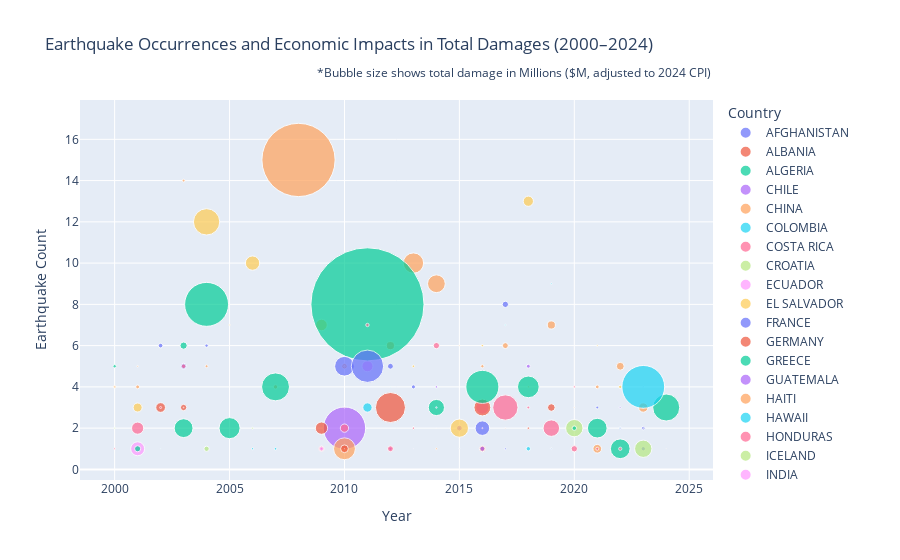

The cell this chart's notebook holds for it:
### Code cell
# # Create the bubble chart with size scaling
fig = px.scatter(
    adjusted_bubble_data,
    x="Year",
    y="Earthquake_Count",
    size="Inflation_Adjusted_Damage_Mil",
    color="Country Name",
    
    title="Earthquake Occurrences and Economic Impacts in Total Damages (2000–2024)",
    labels={
        "Earthquake_Count": "Earthquake Counts",
        "Inflation_Adjusted_Damage_Mil": "Total Damage ($Mil)",
        "Average_Magnitude": "Average Magnitude"
    },
    hover_data={"Inflation_Adjusted_Damage_Mil": True, "Country Name": True,"Average_Magnitude": True},
    size_max=80
)

# Improve layout
fig.update_layout(
    xaxis_title="Year",
    yaxis_title="Earthquake Count",
    legend_title="Country",
    showlegend=True  # Ensure legend for countries is displayed
)


# Optionally, add a note about bubble size
fig.add_annotation(
    xref="paper", yref="paper",
    x=1.0, y=1.1,
    text="*Bubble size shows total damage in Millions ($M, adjusted to 2024 CPI)",
    showarrow=False,
    font=dict(size=12),
    align="left"
)

fig.show()

### Figure 1 — Plotly figure (JSON) as saved in the notebook; plotly's stock layout.template omitted (floating-point values rounded to 4 significant figures)
{"data": [{"customdata": [[145.5, "AFGHANISTAN", 6.9], [128.1, "AFGHANISTAN", 5.43], [51.45, "AFGHANISTAN", 6.35]], "hovertemplate": "Country Name=%{customdata[1]}<br>Year=%{x}<br>Earthquake Counts=%{y}<br>Total Damage ($Mil)=%{customdata[0]}<br>Average Magnitude=%{customdata[2]}<extra></extra>", "legendgroup": "AFGHANISTAN", "marker": {"color": "#636efa", "size": [145.5, 128.1, 51.45], "sizemode": "area", "sizeref": 48.11, "symbol": "circle"}, "mode": "markers", "name": "AFGHANISTAN", "orientation": "v", "showlegend": true, "type": "scatter", "x": [2015, 2022, 2023], "xaxis": "x", "y": [2, 3, 4], "yaxis": "y"}, {"customdata": [[1383.0, "ALBANIA", 5.73]], "hovertemplate": "Country Name=%{customdata[1]}<br>Year=%{x}<br>Earthquake Counts=%{y}<br>Total Damage ($Mil)=%{customdata[0]}<br>Average Magnitude=%{customdata[2]}<extra></extra>", "legendgroup": "ALBANIA", "marker": {"color": "#EF553B", "size": [1383.0], "sizemode": "area", "sizeref": 48.11, "symbol": "circle"}, "mode": "markers", "name": "ALBANIA", "orientation": "v", "showlegend": true, "type": "scatter", "x": [2019], "xaxis": "x", "y": [3], "yaxis": "y"}, {"customdata": [[8564.0, "ALGERIA", 6.25]], "hovertemplate": "Country Name=%{customdata[1]}<br>Year=%{x}<br>Earthquake Counts=%{y}<br>Total Damage ($Mil)=%{customdata[0]}<br>Average Magnitude=%{customdata[2]}<extra></extra>", "legendgroup": "ALGERIA", "marker": {"color": "#00cc96", "size": [8564.0], "sizemode": "area", "sizeref": 48.11, "symbol": "circle"}, "mode": "markers", "name": "ALGERIA", "orientation": "v", "showlegend": true, "type": "scatter", "x": [2003], "xaxis": "x", "y": [2], "yaxis": "y"}, {"customdata": [[43210.0, "CHILE", 7.85], [134.4, "CHILE", 7.4], [800.8, "CHILE", 7.6]], "hovertemplate": "Country Name=%{customdata[1]}<br>Year=%{x}<br>Earthquake Counts=%{y}<br>Total Damage ($Mil)=%{customdata[0]}<br>Average Magnitude=%{customdata[2]}<extra></extra>", "legendgroup": "CHILE", "marker": {"color": "#ab63fa", "size": [43210.0, 134.4, 800.8], "sizemode": "area", "sizeref": 48.11, "symbol": "circle"}, "mode": "markers", "name": "CHILE", "orientation": "v", "showlegend": true, "type": "scatter", "x": [2010, 2014, 2015], "xaxis": "x", "y": [2, 4, 2], "yaxis": "y"}, {"customdata": [[211.3, "CHINA", 5.38], [64.31, "CHINA", 5.76], [197.0, "CHINA", 5.63], [205.7, "CHINA", 5.16], [465.9, "CHINA", 5.22], [129100.0, "CHINA", 5.97], [720.1, "CHINA", 5.14], [14.69, "CHINA", 5.29], [1584.0, "CHINA", 5.55], [10060.0, "CHINA", 5.49], [7582, "CHINA", 5.87], [39.57, "CHINA", 5.18], [262.1, "CHINA", 5.5], [839.3, "CHINA", 5.78], [102.1, "CHINA", 5.32], [1599.0, "CHINA", 5.09], [34.27, "CHINA", 5.5], [338.5, "CHINA", 6.05], [1485.0, "CHINA", 6.08], [2125.0, "CHINA", 5.53]], "hovertemplate": "Country Name=%{customdata[1]}<br>Year=%{x}<br>Earthquake Counts=%{y}<br>Total Damage ($Mil)=%{customdata[0]}<br>Average Magnitude=%{customdata[2]}<extra></extra>", "legendgroup": "CHINA", "marker": {"color": "#FFA15A", "size": [211.3, 64.31, 197.0, 205.7, 465.9, 129100.0, 720.1, 14.69, 1584.0, 10060.0, 7582, 39.57, 262.1, 839.3, 102.1, 1599.0, 34.27, 338.5, 1485.0, 2125.0], "sizemode": "area", "sizeref": 48.11, "symbol": "circle"}, "mode": "markers", "name": "CHINA", "orientation": "v", "showlegend": true, "type": "scatter", "x": [2000, 2001, 2003, 2004, 2007, 2008, 2010, 2011, 2012, 2013, 2014, 2015, 2016, 2017, 2018, 2019, 2020, 2021, 2022, 2023], "xaxis": "x", "y": [4, 5, 14, 5, 4, 15, 5, 10, 6, 10, 9, 6, 5, 6, 4, 7, 3, 4, 5, 3], "yaxis": "y"}, {"customdata": [[30.87, "COLOMBIA", 6.3]], "hovertemplate": "Country Name=%{customdata[1]}<br>Year=%{x}<br>Earthquake Counts=%{y}<br>Total Damage ($Mil)=%{customdata[0]}<br>Average Magnitude=%{customdata[2]}<extra></extra>", "legendgroup": "COLOMBIA", "marker": {"color": "#19d3f3", "size": [30.87], "sizemode": "area", "sizeref": 48.11, "symbol": "circle"}, "mode": "markers", "name": "COLOMBIA", "orientation": "v", "showlegend": true, "type": "scatter", "x": [2023], "xaxis": "x", "y": [1], "yaxis": "y"}, {"customdata": [[733.8, "COSTA RICA", 6.1], [61.87, "COSTA RICA", 7.6]], "hovertemplate": "Country Name=%{customdata[1]}<br>Year=%{x}<br>Earthquake Counts=%{y}<br>Total Damage ($Mil)=%{customdata[0]}<br>Average Magnitude=%{customdata[2]}<extra></extra>", "legendgroup": "COSTA RICA", "marker": {"color": "#FF6692", "size": [733.8, 61.87], "sizemode": "area", "sizeref": 48.11, "symbol": "circle"}, "mode": "markers", "name": "COSTA RICA", "orientation": "v", "showlegend": true, "type": "scatter", "x": [2009, 2012], "xaxis": "x", "y": [1, 1], "yaxis": "y"}, {"customdata": [[7256.0, "CROATIA", 5.9]], "hovertemplate": "Country Name=%{customdata[1]}<br>Year=%{x}<br>Earthquake Counts=%{y}<br>Total Damage ($Mil)=%{customdata[0]}<br>Average Magnitude=%{customdata[2]}<extra></extra>", "legendgroup": "CROATIA", "marker": {"color": "#B6E880", "size": [7256.0], "sizemode": "area", "sizeref": 48.11, "symbol": "circle"}, "mode": "markers", "name": "CROATIA", "orientation": "v", "showlegend": true, "type": "scatter", "x": [2020], "xaxis": "x", "y": [2], "yaxis": "y"}, {"customdata": [[4315.0, "ECUADOR", 6.7]], "hovertemplate": "Country Name=%{customdata[1]}<br>Year=%{x}<br>Earthquake Counts=%{y}<br>Total Damage ($Mil)=%{customdata[0]}<br>Average Magnitude=%{customdata[2]}<extra></extra>", "legendgroup": "ECUADOR", "marker": {"color": "#FF97FF", "size": [4315.0], "sizemode": "area", "sizeref": 48.11, "symbol": "circle"}, "mode": "markers", "name": "ECUADOR", "orientation": "v", "showlegend": true, "type": "scatter", "x": [2016], "xaxis": "x", "y": [3], "yaxis": "y"}, {"customdata": [[1968.0, "EL SALVADOR", 6.67]], "hovertemplate": "Country Name=%{customdata[1]}<br>Year=%{x}<br>Earthquake Counts=%{y}<br>Total Damage ($Mil)=%{customdata[0]}<br>Average Magnitude=%{customdata[2]}<extra></extra>", "legendgroup": "EL SALVADOR", "marker": {"color": "#FECB52", "size": [1968.0], "sizemode": "area", "sizeref": 48.11, "symbol": "circle"}, "mode": "markers", "name": "EL SALVADOR", "orientation": "v", "showlegend": true, "type": "scatter", "x": [2001], "xaxis": "x", "y": [3], "yaxis": "y"}, {"customdata": [[72.97, "FRANCE", 4.8], [452.8, "FRANCE", 4.8]], "hovertemplate": "Country Name=%{customdata[1]}<br>Year=%{x}<br>Earthquake Counts=%{y}<br>Total Damage ($Mil)=%{customdata[0]}<br>Average Magnitude=%{customdata[2]}<extra></extra>", "legendgroup": "FRANCE", "marker": {"color": "#636efa", "size": [72.97, 452.8], "sizemode": "area", "sizeref": 48.11, "symbol": "circle"}, "mode": "markers", "name": "FRANCE", "orientation": "v", "showlegend": true, "type": "scatter", "x": [2019, 2023], "xaxis": "x", "y": [1, 1], "yaxis": "y"}, {"customdata": [[1.83, "GERMANY", 3.6]], "hovertemplate": "Country Name=%{customdata[1]}<br>Year=%{x}<br>Earthquake Counts=%{y}<br>Total Damage ($Mil)=%{customdata[0]}<br>Average Magnitude=%{customdata[2]}<extra></extra>", "legendgroup": "GERMANY", "marker": {"color": "#EF553B", "size": [1.83], "sizemode": "area", "sizeref": 48.11, "symbol": "circle"}, "mode": "markers", "name": "GERMANY", "orientation": "v", "showlegend": true, "type": "scatter", "x": [2014], "xaxis": "x", "y": [1], "yaxis": "y"}, {"customdata": [[6289.0, "GREECE", 6.33], [484.8, "GREECE", 6.8], [11.32, "GREECE", 6.23]], "hovertemplate": "Country Name=%{customdata[1]}<br>Year=%{x}<br>Earthquake Counts=%{y}<br>Total Damage ($Mil)=%{customdata[0]}<br>Average Magnitude=%{customdata[2]}<extra></extra>", "legendgroup": "GREECE", "marker": {"color": "#00cc96", "size": [6289.0, 484.8, 11.32], "sizemode": "area", "sizeref": 48.11, "symbol": "circle"}, "mode": "markers", "name": "GREECE", "orientation": "v", "showlegend": true, "type": "scatter", "x": [2014, 2020, 2021], "xaxis": "x", "y": [3, 2, 3], "yaxis": "y"}, {"customdata": [[288.7, "GUATEMALA", 7.3], [2.71, "GUATEMALA", 6.4]], "hovertemplate": "Country Name=%{customdata[1]}<br>Year=%{x}<br>Earthquake Counts=%{y}<br>Total Damage ($Mil)=%{customdata[0]}<br>Average Magnitude=%{customdata[2]}<extra></extra>", "legendgroup": "GUATEMALA", "marker": {"color": "#ab63fa", "size": [288.7, 2.71], "sizemode": "area", "sizeref": 48.11, "symbol": "circle"}, "mode": "markers", "name": "GUATEMALA", "orientation": "v", "showlegend": true, "type": "scatter", "x": [2012, 2013], "xaxis": "x", "y": [1, 1], "yaxis": "y"}, {"customdata": [[11520.0, "HAITI", 7], [1812.0, "HAITI", 7.2]], "hovertemplate": "Country Name=%{customdata[1]}<br>Year=%{x}<br>Earthquake Counts=%{y}<br>Total Damage ($Mil)=%{customdata[0]}<br>Average Magnitude=%{customdata[2]}<extra></extra>", "legendgroup": "HAITI", "marker": {"color": "#FFA15A", "size": [11520.0, 1812.0], "sizemode": "area", "sizeref": 48.11, "symbol": "circle"}, "mode": "markers", "name": "HAITI", "orientation": "v", "showlegend": true, "type": "scatter", "x": [2010, 2021], "xaxis": "x", "y": [1, 1], "yaxis": "y"}, {"customdata": [[114.2, "HAWAII", 6.7], [464.9, "HAWAII", 6.9]], "hovertemplate": "Country Name=%{customdata[1]}<br>Year=%{x}<br>Earthquake Counts=%{y}<br>Total Damage ($Mil)=%{customdata[0]}<br>Average Magnitude=%{customdata[2]}<extra></extra>", "legendgroup": "HAWAII", "marker": {"color": "#19d3f3", "size": [114.2, 464.9], "sizemode": "area", "sizeref": 48.11, "symbol": "circle"}, "mode": "markers", "name": "HAWAII", "orientation": "v", "showlegend": true, "type": "scatter", "x": [2006, 2018], "xaxis": "x", "y": [1, 1], "yaxis": "y"}, {"customdata": [[146.2, "HONDURAS", 7.3]], "hovertemplate": "Country Name=%{customdata[1]}<br>Year=%{x}<br>Earthquake Counts=%{y}<br>Total Damage ($Mil)=%{customdata[0]}<br>Average Magnitude=%{customdata[2]}<extra></extra>", "legendgroup": "HONDURAS", "marker": {"color": "#FF6692", "size": [146.2], "sizemode": "area", "sizeref": 48.11, "symbol": "circle"}, "mode": "markers", "name": "HONDURAS", "orientation": "v", "showlegend": true, "type": "scatter", "x": [2009], "xaxis": "x", "y": [1], "yaxis": "y"}, {"customdata": [[58.05, "ICELAND", 6.5]], "hovertemplate": "Country Name=%{customdata[1]}<br>Year=%{x}<br>Earthquake Counts=%{y}<br>Total Damage ($Mil)=%{customdata[0]}<br>Average Magnitude=%{customdata[2]}<extra></extra>", "legendgroup": "ICELAND", "marker": {"color": "#B6E880", "size": [58.05], "sizemode": "area", "sizeref": 48.11, "symbol": "circle"}, "mode": "markers", "name": "ICELAND", "orientation": "v", "showlegend": true, "type": "scatter", "x": [2000], "xaxis": "x", "y": [2], "yaxis": "y"}, {"customdata": [[4686.0, "INDIA", 7.6], [2937.0, "INDIA", 5.1], [26.41, "INDIA", 5.45], [98.06, "INDIA", 6.8]], "hovertemplate": "Country Name=%{customdata[1]}<br>Year=%{x}<br>Earthquake Counts=%{y}<br>Total Damage ($Mil)=%{customdata[0]}<br>Average Magnitude=%{customdata[2]}<extra></extra>", "legendgroup": "INDIA", "marker": {"color": "#FF97FF", "size": [4686.0, 2937.0, 26.41, 98.06], "sizemode": "area", "sizeref": 48.11, "symbol": "circle"}, "mode": "markers", "name": "INDIA", "orientation": "v", "showlegend": true, "type": "scatter", "x": [2001, 2011, 2013, 2016], "xaxis": "x", "y": [1, 5, 2, 2], "yaxis": "y"}, {"customdata": [[65.31, "INDONESIA", 6.9], [16700.0, "INDONESIA", 6.6], [59.92, "INDONESIA", 6.33], [4935.0, "INDONESIA", 6.23], [3234.0, "INDONESIA", 6.76], [56.17, "INDONESIA", 6.98], [153.1, "INDONESIA", 5.68], [12.01, "INDONESIA", 6.7], [130.8, "INDONESIA", 6.4], [2524.0, "INDONESIA", 5.98], [66.46, "INDONESIA", 5.98], [273.3, "INDONESIA", 6.08]], "hovertemplate": "Country Name=%{customdata[1]}<br>Year=%{x}<br>Earthquake Counts=%{y}<br>Total Damage ($Mil)=%{customdata[0]}<br>Average Magnitude=%{customdata[2]}<extra></extra>", "legendgroup": "INDONESIA", "marker": {"color": "#FECB52", "size": [65.31, 16700.0, 59.92, 4935.0, 3234.0, 56.17, 153.1, 12.01, 130.8, 2524.0, 66.46, 273.3], "sizemode": "area", "sizeref": 48.11, "symbol": "circle"}, "mode": "markers", "name": "INDONESIA", "orientation": "v", "showlegend": true, "type": "scatter", "x": [2000, 2004, 2005, 2006, 2009, 2010, 2013, 2015, 2016, 2018, 2021, 2022], "xaxis": "x", "y": [4, 12, 7, 10, 7, 5, 5, 3, 6, 13, 6, 4], "yaxis": "y"}, {"customdata": [[523.5, "IRAN", 5.55], [893.4, "IRAN", 5.56], [273.7, "IRAN", 5.32], [823.5, "IRAN", 5.62], [402.3, "IRAN", 6.48], [60.49, "IRAN", 5.57], [962.9, "IRAN", 5.51], [198.1, "IRAN", 5.73], [151.0, "IRAN", 5.8], [313.9, "IRAN", 5.8]], "hovertemplate": "Country Name=%{customdata[1]}<br>Year=%{x}<br>Earthquake Counts=%{y}<br>Total Damage ($Mil)=%{customdata[0]}<br>Average Magnitude=%{customdata[2]}<extra></extra>", "legendgroup": "IRAN", "marker": {"color": "#636efa", "size": [523.5, 893.4, 273.7, 823.5, 402.3, 60.49, 962.9, 198.1, 151.0, 313.9], "sizemode": "area", "sizeref": 48.11, "symbol": "circle"}, "mode": "markers", "name": "IRAN", "orientation": "v", "showlegend": true, "type": "scatter", "x": [2002, 2003, 2004, 2012, 2013, 2014, 2017, 2021, 2022, 2023], "xaxis": "x", "y": [6, 5, 6, 5, 4, 3, 8, 3, 2, 2], "yaxis": "y"}, {"customdata": [[2261.0, "ITALY", 5.33], [960.9, "ITALY", 5], [3654.0, "ITALY", 5.9], [21720.0, "ITALY", 5.7], [6799.0, "ITALY", 6.3], [23.05, "ITALY", 4.95], [144.5, "ITALY", 4.85]], "hovertemplate": "Country Name=%{customdata[1]}<br>Year=%{x}<br>Earthquake Counts=%{y}<br>Total Damage ($Mil)=%{customdata[0]}<br>Average Magnitude=%{customdata[2]}<extra></extra>", "legendgroup": "ITALY", "marker": {"color": "#EF553B", "size": [2261.0, 960.9, 3654.0, 21720.0, 6799.0, 23.05, 144.5], "sizemode": "area", "sizeref": 48.11, "symbol": "circle"}, "mode": "markers", "name": "ITALY", "orientation": "v", "showlegend": true, "type": "scatter", "x": [2002, 2003, 2009, 2012, 2016, 2017, 2018], "xaxis": "x", "y": [3, 3, 2, 3, 3, 2, 2], "yaxis": "y"}, {"customdata": [[272.1, "JAPAN", 6.6], [893.2, "JAPAN", 6.8], [1257.0, "JAPAN", 6.45], [46450.0, "JAPAN", 6.52], [18790.0, "JAPAN", 6.35], [307900.0, "JAPAN", 7.39], [2.69, "JAPAN", 6.33], [26280.0, "JAPAN", 6.52], [11310.0, "JAPAN", 5.8], [9341.0, "JAPAN", 7.05], [9359.0, "JAPAN", 7.3], [17600, "JAPAN", 6.73]], "hovertemplate": "Country Name=%{customdata[1]}<br>Year=%{x}<br>Earthquake Counts=%{y}<br>Total Damage ($Mil)=%{customdata[0]}<br>Average Magnitude=%{customdata[2]}<extra></extra>", "legendgroup": "JAPAN", "marker": {"color": "#00cc96", "size": [272.1, 893.2, 1257.0, 46450.0, 18790.0, 307900.0, 2.69, 26280.0, 11310.0, 9341.0, 9359.0, 17600], "sizemode": "area", "sizeref": 48.11, "symbol": "circle"}, "mode": "markers", "name": "JAPAN", "orientation": "v", "showlegend": true, "type": "scatter", "x": [2000, 2001, 2003, 2004, 2007, 2011, 2014, 2016, 2018, 2021, 2022, 2024], "xaxis": "x", "y": [5, 1, 6, 8, 4, 8, 3, 4, 4, 2, 1, 3], "yaxis": "y"}, {"customdata": [[16.02, "KYRGYZSTAN", 5.6]], "hovertemplate": "Country Name=%{customdata[1]}<br>Year=%{x}<br>Earthquake Counts=%{y}<br>Total Damage ($Mil)=%{customdata[0]}<br>Average Magnitude=%{customdata[2]}<extra></extra>", "legendgroup": "KYRGYZSTAN", "marker": {"color": "#ab63fa", "size": [16.02], "sizemode": "area", "sizeref": 48.11, "symbol": "circle"}, "mode": "markers", "name": "KYRGYZSTAN", "orientation": "v", "showlegend": true, "type": "scatter", "x": [2015], "xaxis": "x", "y": [1], "yaxis": "y"}, {"customdata": [[13.07, "MACEDONIA", 5.1]], "hovertemplate": "Country Name=%{customdata[1]}<br>Year=%{x}<br>Earthquake Counts=%{y}<br>Total Damage ($Mil)=%{customdata[0]}<br>Average Magnitude=%{customdata[2]}<extra></extra>", "legendgroup": "MACEDONIA", "marker": {"color": "#FFA15A", "size": [13.07], "sizemode": "area", "sizeref": 48.11, "symbol": "circle"}, "mode": "markers", "name": "MACEDONIA", "orientation": "v", "showlegend": true, "type": "scatter", "x": [2016], "xaxis": "x", "y": [1], "yaxis": "y"}, {"customdata": [[154.8, "MARTINIQUE", 7.4]], "hovertemplate": "Country Name=%{customdata[1]}<br>Year=%{x}<br>Earthquake Counts=%{y}<br>Total Damage ($Mil)=%{customdata[0]}<br>Average Magnitude=%{customdata[2]}<extra></extra>", "legendgroup": "MARTINIQUE", "marker": {"color": "#19d3f3", "size": [154.8], "sizemode": "area", "sizeref": 48.11, "symbol": "circle"}, "mode": "markers", "name": "MARTINIQUE", "orientation": "v", "showlegend": true, "type": "scatter", "x": [2007], "xaxis": "x", "y": [1], "yaxis": "y"}, {"customdata": [[1656.0, "MEXICO", 6.7], [824.9, "MEXICO", 7.4], [15370.0, "MEXICO", 7.13], [226.4, "MEXICO", 7], [26.59, "MEXICO", 6.63]], "hovertemplate": "Country Name=%{customdata[1]}<br>Year=%{x}<br>Earthquake Counts=%{y}<br>Total Damage ($Mil)=%{customdata[0]}<br>Average Magnitude=%{customdata[2]}<extra></extra>", "legendgroup": "MEXICO", "marker": {"color": "#FF6692", "size": [1656.0, 824.9, 15370.0, 226.4, 26.59], "sizemode": "area", "sizeref": 48.11, "symbol": "circle"}, "mode": "markers", "name": "MEXICO", "orientation": "v", "showlegend": true, "type": "scatter", "x": [2010, 2012, 2017, 2021, 2022], "xaxis": "x", "y": [2, 1, 3, 1, 3], "yaxis": "y"}, {"customdata": [[663.5, "MOROCCO", 6.4], [7204.0, "MOROCCO", 6.8]], "hovertemplate": "Country Name=%{customdata[1]}<br>Year=%{x}<br>Earthquake Counts=%{y}<br>Total Damage ($Mil)=%{customdata[0]}<br>Average Magnitude=%{customdata[2]}<extra></extra>", "legendgroup": "MOROCCO", "marker": {"color": "#B6E880", "size": [663.5, 7204.0], "sizemode": "area", "sizeref": 48.11, "symbol": "circle"}, "mode": "markers", "name": "MOROCCO", "orientation": "v", "showlegend": true, "type": "scatter", "x": [2004, 2023], "xaxis": "x", "y": [1, 1], "yaxis": "y"}, {"customdata": [[5.04, "MYANMAR", 6.55], [13.07, "MYANMAR", 6.8]], "hovertemplate": "Country Name=%{customdata[1]}<br>Year=%{x}<br>Earthquake Counts=%{y}<br>Total Damage ($Mil)=%{customdata[0]}<br>Average Magnitude=%{customdata[2]}<extra></extra>", "legendgroup": "MYANMAR", "marker": {"color": "#FF97FF", "size": [5.04, 13.07], "sizemode": "area", "sizeref": 48.11, "symbol": "circle"}, "mode": "markers", "name": "MYANMAR", "orientation": "v", "showlegend": true, "type": "scatter", "x": [2011, 2016], "xaxis": "x", "y": [2, 1], "yaxis": "y"}, {"customdata": [[8008.0, "NEPAL", 7.55], [20.58, "NEPAL", 5.7]], "hovertemplate": "Country Name=%{customdata[1]}<br>Year=%{x}<br>Earthquake Counts=%{y}<br>Total Damage ($Mil)=%{customdata[0]}<br>Average Magnitude=%{customdata[2]}<extra></extra>", "legendgroup": "NEPAL", "marker": {"color": "#FECB52", "size": [8008.0, 20.58], "sizemode": "area", "sizeref": 48.11, "symbol": "circle"}, "mode": "markers", "name": "NEPAL", "orientation": "v", "showlegend": true, "type": "scatter", "x": [2015, 2023], "xaxis": "x", "y": [2, 2], "yaxis": "y"}, {"customdata": [[9361.0, "NEW ZEALAND", 5.32], [25180.0, "NEW ZEALAND", 6.16], [67.72, "NEW ZEALAND", 6.5], [5099.0, "NEW ZEALAND", 7.4]], "hovertemplate": "Country Name=%{customdata[1]}<br>Year=%{x}<br>Earthquake Counts=%{y}<br>Total Damage ($Mil)=%{customdata[0]}<br>Average Magnitude=%{customdata[2]}<extra></extra>", "legendgroup": "NEW ZEALAND", "marker": {"color": "#636efa", "size": [9361.0, 25180.0, 67.72, 5099.0], "sizemode": "area", "sizeref": 48.11, "symbol": "circle"}, "mode": "markers", "name": "NEW ZEALAND", "orientation": "v", "showlegend": true, "type": "scatter", "x": [2010, 2011, 2013, 2016], "xaxis": "x", "y": [5, 5, 2, 2], "yaxis": "y"}, {"customdata": [[4.03, "NICARAGUA", 5.65]], "hovertemplate": "Country Name=%{customdata[1]}<br>Year=%{x}<br>Earthquake Counts=%{y}<br>Total Damage ($Mil)=%{customdata[0]}<br>Average Magnitude=%{customdata[2]}<extra></extra>", "legendgroup": "NICARAGUA", "marker": {"color": "#EF553B", "size": [4.03], "sizemode": "area", "sizeref": 48.11, "symbol": "circle"}, "mode": "markers", "name": "NICARAGUA", "orientation": "v", "showlegend": true, "type": "scatter", "x": [2014], "xaxis": "x", "y": [2], "yaxis": "y"}, {"customdata": [[10710.0, "PAKISTAN", 6.25], [135.4, "PAKISTAN", 7.25], [20.88, "PAKISTAN", 5.6]], "hovertemplate": "Country Name=%{customdata[1]}<br>Year=%{x}<br>Earthquake Counts=%{y}<br>Total Damage ($Mil)=%{customdata[0]}<br>Average Magnitude=%{customdata[2]}<extra></extra>", "legendgroup": "PAKISTAN", "marker": {"color": "#00cc96", "size": [10710.0, 135.4, 20.88], "sizemode": "area", "sizeref": 48.11, "symbol": "circle"}, "mode": "markers", "name": "PAKISTAN", "orientation": "v", "showlegend": true, "type": "scatter", "x": [2005, 2013, 2019], "xaxis": "x", "y": [2, 2, 1], "yaxis": "y"}, {"customdata": [[364.4, "PAPUA NEW GUINEA", 6.52], [15.95, "PAPUA NEW GUINEA", 7.6]], "hovertemplate": "Country Name=%{customdata[1]}<br>Year=%{x}<br>Earthquake Counts=%{y}<br>Total Damage ($Mil)=%{customdata[0]}<br>Average Magnitude=%{customdata[2]}<extra></extra>", "legendgroup": "PAPUA NEW GUINEA", "marker": {"color": "#ab63fa", "size": [364.4, 15.95], "sizemode": "area", "sizeref": 48.11, "symbol": "circle"}, "mode": "markers", "name": "PAPUA NEW GUINEA", "orientation": "v", "showlegend": true, "type": "scatter", "x": [2018, 2022], "xaxis": "x", "y": [5, 1], "yaxis": "y"}, {"customdata": [[357.3, "PERU", 7.1]], "hovertemplate": "Country Name=%{customdata[1]}<br>Year=%{x}<br>Earthquake Counts=%{y}<br>Total Damage ($Mil)=%{customdata[0]}<br>Average Magnitude=%{customdata[2]}<extra></extra>", "legendgroup": "PERU", "marker": {"color": "#FFA15A", "size": [357.3], "sizemode": "area", "sizeref": 48.11, "symbol": "circle"}, "mode": "markers", "name": "PERU", "orientation": "v", "showlegend": true, "type": "scatter", "x": [2001], "xaxis": "x", "y": [4], "yaxis": "y"}, {"customdata": [[2.99, "PHILIPPINES", 7.5], [12.79, "PHILIPPINES", 6.42], [70.16, "PHILIPPINES", 6.4], [60.18, "PHILIPPINES", 6.03], [63.43, "PHILIPPINES", 6.19], [0.69, "PHILIPPINES", 6.6], [53.1, "PHILIPPINES", 6.7], [56.57, "PHILIPPINES", 6.77]], "hovertemplate": "Country Name=%{customdata[1]}<br>Year=%{x}<br>Earthquake Counts=%{y}<br>Total Damage ($Mil)=%{customdata[0]}<br>Average Magnitude=%{customdata[2]}<extra></extra>", "legendgroup": "PHILIPPINES", "marker": {"color": "#19d3f3", "size": [2.99, 12.79, 70.16, 60.18, 63.43, 0.69, 53.1, 56.57], "sizemode": "area", "sizeref": 48.11, "symbol": "circle"}, "mode": "markers", "name": "PHILIPPINES", "orientation": "v", "showlegend": true, "type": "scatter", "x": [2002, 2012, 2013, 2017, 2019, 2020, 2022, 2023], "xaxis": "x", "y": [1, 4, 2, 7, 9, 1, 2, 3], "yaxis": "y"}, {"customdata": [[969.5, "PUERTO RICO", 6.4]], "hovertemplate": "Country Name=%{customdata[1]}<br>Year=%{x}<br>Earthquake Counts=%{y}<br>Total Damage ($Mil)=%{customdata[0]}<br>Average Magnitude=%{customdata[2]}<extra></extra>", "legendgroup": "PUERTO RICO", "marker": {"color": "#FF6692", "size": [969.5], "sizemode": "area", "sizeref": 48.11, "symbol": "circle"}, "mode": "markers", "name": "PUERTO RICO", "orientation": "v", "showlegend": true, "type": "scatter", "x": [2020], "xaxis": "x", "y": [1], "yaxis": "y"}, {"customdata": [[1.67, "RUSSIA", 6.8], [18.16, "RUSSIA", 6.13], [86.03, "RUSSIA", 7.95]], "hovertemplate": "Country Name=%{customdata[1]}<br>Year=%{x}<br>Earthquake Counts=%{y}<br>Total Damage ($Mil)=%{customdata[0]}<br>Average Magnitude=%{customdata[2]}<extra></extra>", "legendgroup": "RUSSIA", "marker": {"color": "#B6E880", "size": [1.67, 18.16, 86.03], "sizemode": "area", "sizeref": 48.11, "symbol": "circle"}, "mode": "markers", "name": "RUSSIA", "orientation": "v", "showlegend": true, "type": "scatter", "x": [2000, 2003, 2006], "xaxis": "x", "y": [1, 3, 2], "yaxis": "y"}, {"customdata": [[416.6, "SAMOA", 8.1]], "hovertemplate": "Country Name=%{customdata[1]}<br>Year=%{x}<br>Earthquake Counts=%{y}<br>Total Damage ($Mil)=%{customdata[0]}<br>Average Magnitude=%{customdata[2]}<extra></extra>", "legendgroup": "SAMOA", "marker": {"color": "#FF97FF", "size": [416.6], "sizemode": "area", "sizeref": 48.11, "symbol": "circle"}, "mode": "markers", "name": "SAMOA", "orientation": "v", "showlegend": true, "type": "scatter", "x": [2009], "xaxis": "x", "y": [1], "yaxis": "y"}, {"customdata": [[48.76, "SOLOMON ISLANDS", 7.45]], "hovertemplate": "Country Name=%{customdata[1]}<br>Year=%{x}<br>Earthquake Counts=%{y}<br>Total Damage ($Mil)=%{customdata[0]}<br>Average Magnitude=%{customdata[2]}<extra></extra>", "legendgroup": "SOLOMON ISLANDS", "marker": {"color": "#FECB52", "size": [48.76], "sizemode": "area", "sizeref": 48.11, "symbol": "circle"}, "mode": "markers", "name": "SOLOMON ISLANDS", "orientation": "v", "showlegend": true, "type": "scatter", "x": [2013], "xaxis": "x", "y": [2], "yaxis": "y"}, {"customdata": [[27.46, "SOUTH KOREA", 5.4], [97.06, "SOUTH KOREA", 5.5]], "hovertemplate": "Country Name=%{customdata[1]}<br>Year=%{x}<br>Earthquake Counts=%{y}<br>Total Damage ($Mil)=%{customdata[0]}<br>Average Magnitude=%{customdata[2]}<extra></extra>", "legendgroup": "SOUTH KOREA", "marker": {"color": "#636efa", "size": [27.46, 97.06], "sizemode": "area", "sizeref": 48.11, "symbol": "circle"}, "mode": "markers", "name": "SOUTH KOREA", "orientation": "v", "showlegend": true, "type": "scatter", "x": [2016, 2017], "xaxis": "x", "y": [1, 1], "yaxis": "y"}, {"customdata": [[1440.0, "TAIWAN", 6.3], [3.02, "TAIWAN", 6.15], [915.2, "TAIWAN", 6.4], [5.55, "TAIWAN", 6.8], [2.53, "TAIWAN", 7.4]], "hovertemplate": "Country Name=%{customdata[1]}<br>Year=%{x}<br>Earthquake Counts=%{y}<br>Total Damage ($Mil)=%{customdata[0]}<br>Average Magnitude=%{customdata[2]}<extra></extra>", "legendgroup": "TAIWAN", "marker": {"color": "#EF553B", "size": [1440.0, 3.02, 915.2, 5.55, 2.53], "sizemode": "area", "sizeref": 48.11, "symbol": "circle"}, "mode": "markers", "name": "TAIWAN", "orientation": "v", "showlegend": true, "type": "scatter", "x": [2010, 2013, 2016, 2022, 2024], "xaxis": "x", "y": [1, 2, 1, 2, 1], "yaxis": "y"}, {"customdata": [[2.16, "TAJIKISTAN", 5.1], [6.67, "TAJIKISTAN", 7.2]], "hovertemplate": "Country Name=%{customdata[1]}<br>Year=%{x}<br>Earthquake Counts=%{y}<br>Total Damage ($Mil)=%{customdata[0]}<br>Average Magnitude=%{customdata[2]}<extra></extra>", "legendgroup": "TAJIKISTAN", "marker": {"color": "#00cc96", "size": [2.16, 6.67], "sizemode": "area", "sizeref": 48.11, "symbol": "circle"}, "mode": "markers", "name": "TAJIKISTAN", "orientation": "v", "showlegend": true, "type": "scatter", "x": [2010, 2015], "xaxis": "x", "y": [1, 1], "yaxis": "y"}, {"customdata": [[598.8, "TANZANIA", 5.9]], "hovertemplate": "Country Name=%{customdata[1]}<br>Year=%{x}<br>Earthquake Counts=%{y}<br>Total Damage ($Mil)=%{customdata[0]}<br>Average Magnitude=%{customdata[2]}<extra></extra>", "legendgroup": "TANZANIA", "marker": {"color": "#ab63fa", "size": [598.8], "sizemode": "area", "sizeref": 48.11, "symbol": "circle"}, "mode": "markers", "name": "TANZANIA", "orientation": "v", "showlegend": true, "type": "scatter", "x": [2016], "xaxis": "x", "y": [1], "yaxis": "y"}, {"customdata": [[83.35, "THAILAND", 6.1]], "hovertemplate": "Country Name=%{customdata[1]}<br>Year=%{x}<br>Earthquake Counts=%{y}<br>Total Damage ($Mil)=%{customdata[0]}<br>Average Magnitude=%{customdata[2]}<extra></extra>", "legendgroup": "THAILAND", "marker": {"color": "#FFA15A", "size": [83.35], "sizemode": "area", "sizeref": 48.11, "symbol": "circle"}, "mode": "markers", "name": "THAILAND", "orientation": "v", "showlegend": true, "type": "scatter", "x": [2014], "xaxis": "x", "y": [1], "yaxis": "y"}, {"customdata": [[2098.0, "TURKEY", 5.7], [44150.0, "TURKEY", 6.7]], "hovertemplate": "Country Name=%{customdata[1]}<br>Year=%{x}<br>Earthquake Counts=%{y}<br>Total Damage ($Mil)=%{customdata[0]}<br>Average Magnitude=%{customdata[2]}<extra></extra>", "legendgroup": "TURKEY", "marker": {"color": "#19d3f3", "size": [2098.0, 44150.0], "sizemode": "area", "sizeref": 48.11, "symbol": "circle"}, "mode": "markers", "name": "TURKEY", "orientation": "v", "showlegend": true, "type": "scatter", "x": [2011, 2023], "xaxis": "x", "y": [3, 4], "yaxis": "y"}, {"customdata": [[90.71, "UNITED STATES", 5], [3573.0, "UNITED STATES", 5.5], [97.72, "UNITED STATES", 6.6], [513.8, "UNITED STATES", 5.64], [31.4, "UNITED STATES", 5.33], [279.8, "UNITED STATES", 5.59], [135.4, "UNITED STATES", 4.8], [955.5, "UNITED STATES", 5.5], [26.15, "UNITED STATES", 6.05], [188.5, "UNITED STATES", 6.37], [6572.0, "UNITED STATES", 6.75], [121.2, "UNITED STATES", 6.55], [265.9, "UNITED STATES", 6.4]], "hovertemplate": "Country Name=%{customdata[1]}<br>Year=%{x}<br>Earthquake Counts=%{y}<br>Total Damage ($Mil)=%{customdata[0]}<br>Average Magnitude=%{customdata[2]}<extra></extra>", "legendgroup": "UNITED STATES", "marker": {"color": "#FF6692", "size": [90.71, 3573.0, 97.72, 513.8, 31.4, 279.8, 135.4, 955.5, 26.15, 188.5, 6572.0, 121.2, 265.9], "sizemode": "area", "sizeref": 48.11, "symbol": "circle"}, "mode": "markers", "name": "UNITED STATES", "orientation": "v", "showlegend": true, "type": "scatter", "x": [2000, 2001, 2002, 2003, 2010, 2011, 2013, 2014, 2016, 2018, 2019, 2020, 2022], "xaxis": "x", "y": [1, 2, 3, 5, 3, 7, 2, 6, 2, 3, 2, 4, 1], "yaxis": "y"}], "layout": {"annotations": [{"align": "left", "font": {"size": 12}, "showarrow": false, "text": "*Bubble size shows total damage in Millions ($M, adjusted to 2024 CPI)", "x": 1, "xref": "paper", "y": 1.1, "yref": "paper"}], "legend": {"itemsizing": "constant", "title": {"text": "Country"}, "tracegroupgap": 0}, "showlegend": true, "title": {"text": "Earthquake Occurrences and Economic Impacts in Total Damages (2000–2024)"}, "xaxis": {"anchor": "y", "domain": [0, 1], "title": {"text": "Year"}}, "yaxis": {"anchor": "x", "domain": [0, 1], "title": {"text": "Earthquake Count"}}}}
